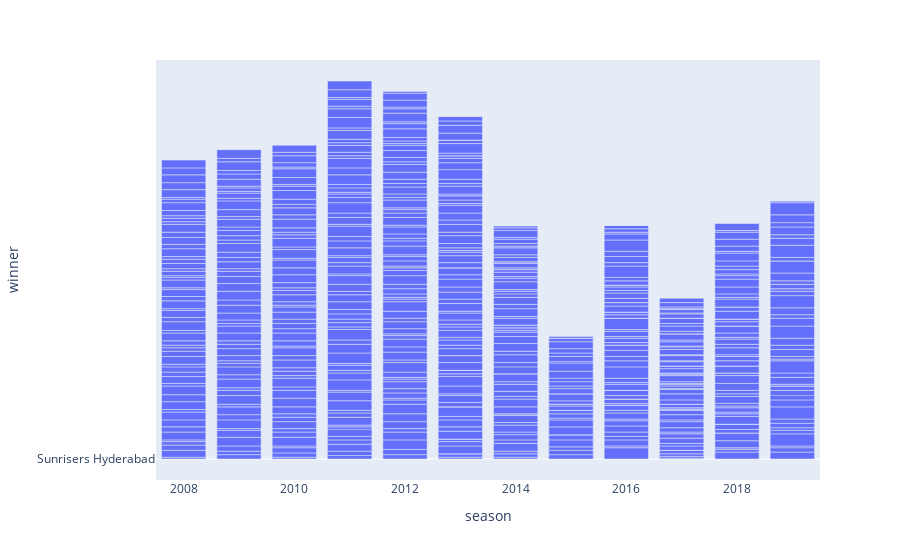

Source (notebook cell):
### Code cell
px.bar(matches, x="season", y="winner", barmode="group")

### Figure 1 — Plotly figure (JSON) as saved in the notebook; plotly's stock layout.template omitted (floating-point values rounded to 4 significant figures; data arrays with more than 128 entries replaced by an {"elided": "..."} marker saying what was removed)
{"data": [{"alignmentgroup": "True", "hovertemplate": "season=%{x}<br>winner=%{y}<extra></extra>", "legendgroup": "", "marker": {"color": "#636efa"}, "name": "", "offsetgroup": "", "orientation": "v", "showlegend": false, "textposition": "auto", "type": "bar", "x": {"elided": "756 int values"}, "xaxis": "x", "y": {"elided": "756 str values"}, "yaxis": "y"}], "layout": {"barmode": "group", "legend": {"tracegroupgap": 0}, "margin": {"t": 60}, "xaxis": {"anchor": "y", "domain": [0, 1], "title": {"text": "season"}}, "yaxis": {"anchor": "x", "domain": [0, 1], "title": {"text": "winner"}}}}
